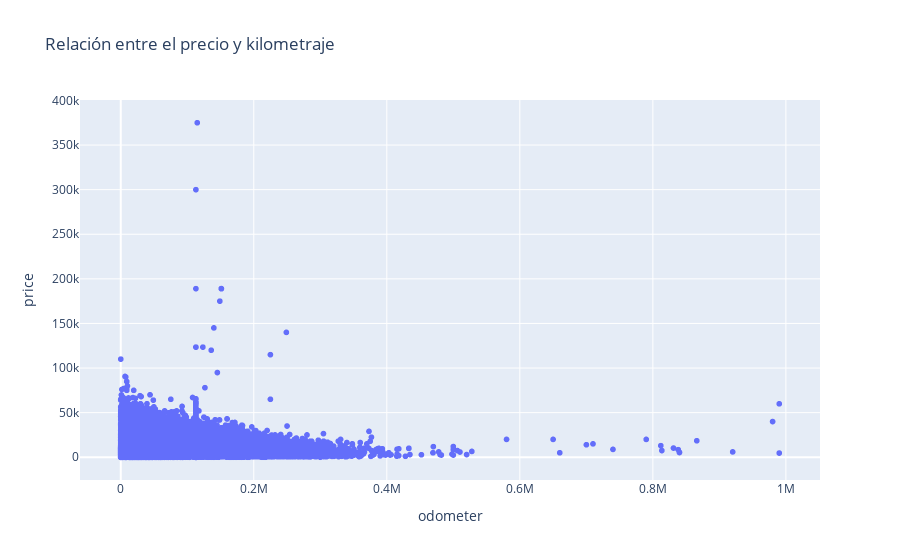

The notebook cell this image was saved under:
### Code cell
fig = px.scatter(car_data, x="odometer", y="price", title="Relación entre el precio y kilometraje")
fig.show()

### Figure 1 — Plotly figure (JSON) as saved in the notebook; plotly's stock layout.template omitted (floating-point values rounded to 4 significant figures; data arrays with more than 128 entries replaced by an {"elided": "..."} marker saying what was removed)
{"data": [{"hovertemplate": "odometer=%{x}<br>price=%{y}<extra></extra>", "legendgroup": "", "marker": {"color": "#636efa", "symbol": "circle"}, "mode": "markers", "name": "", "showlegend": false, "type": "scattergl", "x": {"elided": "51525 float values"}, "xaxis": "x", "y": {"elided": "51525 int values"}, "yaxis": "y"}], "layout": {"legend": {"tracegroupgap": 0}, "title": {"text": "Relación entre el precio y kilometraje"}, "xaxis": {"anchor": "y", "domain": [0, 1], "title": {"text": "odometer"}}, "yaxis": {"anchor": "x", "domain": [0, 1], "title": {"text": "price"}}}}
